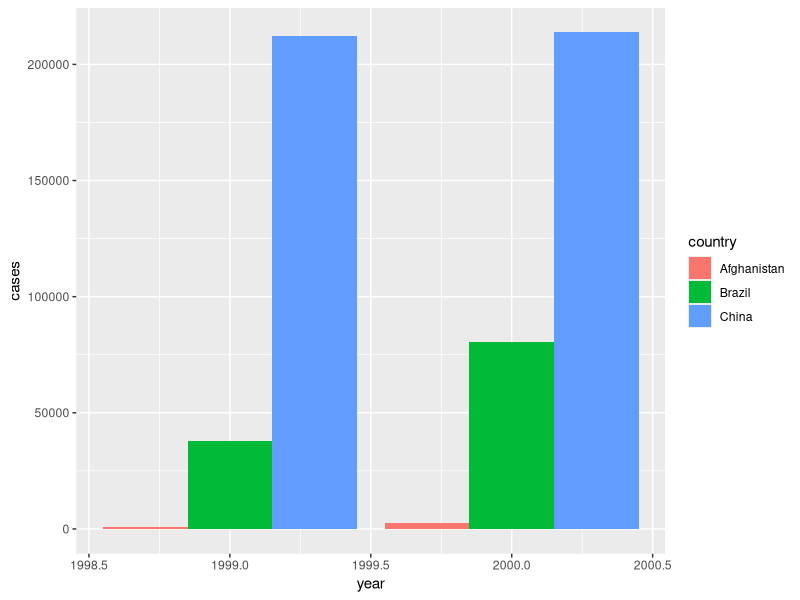

This figure's R source:

# library packages ========================================================
library(tidyverse)

# 12.2 Tidy data ==========================================================
# what's tidy data?
# Each variable must have its own column.
# Each observation must have its own row.
# Each value must have its own cell.
table1
table2
table3
table4a
table4b

table1 %>% 
  mutate(rate = cases / population * 10000)

table1 %>% 
  count(year, wt = cases)

ggplot(table1) + 
  geom_bar(aes(year, cases, fill = country), 
           stat = 'identity', 
           position = 'dodge')

# 12.3 spreading and gathering ============================================

## 12.3.1 gathering
table4a %>% 
  gather(`1999`, `2000`, key = 'year', value = 'cases')

table4b %>% 
  gather(`1999`, `2000`, key = 'year', value = 'population')

tidy4a <- table4a %>% 
  gather(-country, key = 'year', value = 'cases')

tidy4b <- table4b %>% 
  gather(-country, key = 'year', value = 'population')

left_join(tidy4a, tidy4b)

## 12.3.2 spreading
## spread正是gather的逆操作
spread(table2, key = type, value = count)


















